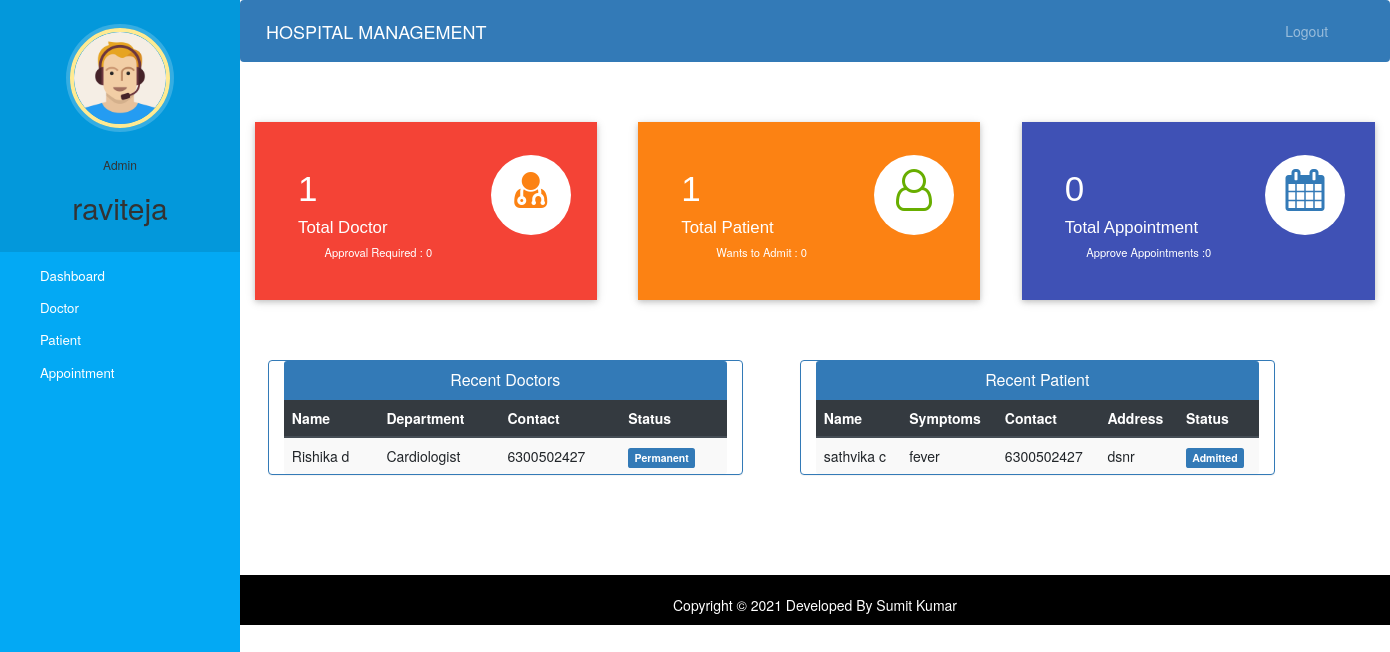
Page /admin-dashboard (signed in) on the committed database.
### hospital/models.py (models this page shows, shortened)
class Doctor(models.Model):
    user=models.OneToOneField(User,on_delete=models.CASCADE)
    profile_pic= models.ImageField(upload_to='profile_pic/DoctorProfilePic/',null=True,blank=True)
    address = models.CharField(max_length=40)
    mobile = models.CharField(max_length=20,null=True)
    department= models.CharField(max_length=50,choices=departments,default='Cardiologist')
    status=models.BooleanField(default=False)
    @property
    def get_name(self):
        return self.user.first_name+" "+self.user.last_name

class Patient(models.Model):
    user=models.OneToOneField(User,on_delete=models.CASCADE)
    profile_pic= models.ImageField(upload_to='profile_pic/PatientProfilePic/',null=True,blank=True)
    address = models.CharField(max_length=40)
    mobile = models.CharField(max_length=20,null=False)
    symptoms = models.CharField(max_length=100,null=False)
    assignedDoctorId = models.PositiveIntegerField(null=True)
    admitDate=models.DateField(auto_now=True)
    status=models.BooleanField(default=False)
    qrcode_image=models.ImageField(upload_to='QrCodes/PatientQr/',null=True,blank=True)
    @property
    def get_name(self):
        return self.user.first_name+" "+self.user.last_name

### hospital/views.py (the view)
# urls.py: path('admin-dashboard', views.admin_dashboard_view,name='admin-dashboard'),
@login_required(login_url='adminlogin')
@user_passes_test(is_admin)
def admin_dashboard_view(request):
    doctors=models.Doctor.objects.all().order_by('-id')
    patients=models.Patient.objects.all().order_by('-id')
    doctorcount=models.Doctor.objects.all().filter(status=True).count()
    pendingdoctorcount=models.Doctor.objects.all().filter(status=False).count()
    patientcount=models.Patient.objects.all().filter(status=True).count()
    pendingpatientcount=models.Patient.objects.all().filter(status=False).count()
    appointmentcount=models.Appointment.objects.all().filter(status=True).count()
    pendingappointmentcount=models.Appointment.objects.all().filter(status=False).count()
    mydict={
    'doctors':doctors,
    'patients':patients,
    'doctorcount':doctorcount,
    'pendingdoctorcount':pendingdoctorcount,
    'patientcount':patientcount,
    'pendingpatientcount':pendingpatientcount,
    'appointmentcount':appointmentcount,
    'pendingappointmentcount':pendingappointmentcount,
    }
    return render(request,'hospital/admin_dashboard.html',context=mydict)

### hospital/views.py (called while the page is built)
def is_admin(user):
    return user.groups.filter(name='ADMIN').exists()

### templates/hospital/admin_dashboard.html
{% extends 'hospital/admin_base.html' %}
{% load static %}
{% block content %}
{%include 'hospital/admin_dashboard_cards.html'%}
<br><br><br>
<div class="container">
  <div class="row">
    <div class="panel panel-primary col-md-5" style="margin-left:2%;">
      <div class="panel-heading" style="text-align:center;">
        <h6 class="panel-title">Recent Doctors</h6>
      </div>
      <table class="table table-hover table-striped" id="dev-table">
        <thead class="thead-dark">
          <tr>
            <th>Name</th>
            <th>Department</th>
            <th>Contact</th>
            <th>Status</th>
          </tr>
        </thead>
        {% for d in doctors %}
        <tr>
          <td> {{d.get_name}}</td>
          <td>{{d.department}}</td>
          <td>{{d.mobile}}</td>
          {%if d.status%}
          <td> <span class="label label-primary">Permanent</span></td>
          {% else %}
          <td> <span class="label label-success">On Hold</span></td>
          {% endif %}
        </tr>
        {% endfor %}
      </table>
    </div>
    <div class="panel panel-primary col-md-5" style="margin-left:5%;">
      <div class="panel-heading" style="text-align:center;">
        <h6 class="panel-title">Recent Patient</h6>
      </div>
      <table class="table table-hover table-striped" id="dev-table">
        <thead class="thead-dark">
          <tr>
            <th>Name</th>
            <th>Symptoms</th>
            <th>Contact</th>
            <th>Address</th>
            <th>Status</th>
          </tr>
        </thead>
        {% for p in patients %}
        <tr>
          <td> {{p.get_name}}</td>
          <td>{{p.symptoms}}</td>
          <td>{{p.mobile}}</td>
          <td>{{p.address}}</td>
          {%if p.status%}
          <td> <span class="label label-primary">Admitted</span></td>
          {% else %}
          <td> <span class="label label-success">On Hold</span></td>
          {% endif %}
        </tr>
        {% endfor %}
      </table>
    </div>
  </div>
</div>
{% endblock content %}

### templates/hospital/admin_base.html (shortened to what this page needs)
<!DOCTYPE html>
{% load static %}
<html lang="en">
<head>
  <link rel="stylesheet" href="https://stackpath.bootstrapcdn.com/bootstrap/4.3.1/css/bootstrap.min.css">
  <link rel="stylesheet" href="https://maxcdn.bootstrapcdn.com/font-awesome/4.7.0/css/font-awesome.min.css">
  <link rel="stylesheet" href="{% static '/style.css' %}">
</head>
<body>
  <nav class="menu" tabindex="0">
    <header class="avatar">
      <img src="{% static "images/adminpropic.png" %}" />
      <br><br>
      <h6>Admin</h6>
      <h2>{{request.user.first_name}}</h2>
    </header>
    <ul>
      <li tabindex="0" class="icon-dashboard"> <a style="color:white; text-decoration:none;" href="/admin-dashboard"><span>Dashboard</span></a> </li>
      <li tabindex="0" class="icon-customers"> <a style="color:white; text-decoration:none;" href="/admin-doctor"><span>Doctor</span></a></li>
      <li tabindex="0" class="icon-users"> <a style="color:white; text-decoration:none;" href="/admin-patient"><span>Patient</span></a></li>
      <li tabindex="0" class="icon-calendar"> <a style="color:white; text-decoration:none;" href="/admin-appointment"><span>Appointment</span></a></li>
    </ul>
  </nav>
  <main>
    <div class="bs-example">
      <nav class="navbar navbar-expand-md  navbar-dark fixed-top" style="background:#337AB7;">
        <a href="/admin-dashboard" class="navbar-brand">HOSPITAL MANAGEMENT</a>
        <div class="collapse navbar-collapse justify-content-between" id="navbarCollapse">
          <div class="navbar-nav" style=" margin-left: 90%;">
            <a href="/logout" class="nav-item nav-link">Logout</a>
          </div>
        </div>
      </nav>
    </div>
    <br><br>
    {% block content %}
    {% endblock content %}
    <br><br><br><br>
    <footer>
      <br>
      <div class="container">
        <div class="row">
          <div class="col-md-12 col-sm-12">
            <div style="color:#ffffff;" class="wow fadeInUp footer-copyright">
              <p>
                Copyright &copy; 2021 Developed By Sumit Kumar </p>
            </div>
          </div>
        </div>
      </div>
    </footer>
  </main>
</body>
</html>

### templates/hospital/admin_dashboard_cards.html (shortened to what this page needs)
<!DOCTYPE html>
<html lang="en" dir="ltr">
<head>
  <link rel="stylesheet" href="https://maxcdn.bootstrapcdn.com/bootstrap/3.4.1/css/bootstrap.min.css">
  <link rel="stylesheet" href="https://cdnjs.cloudflare.com/ajax/libs/font-awesome/4.7.0/css/font-awesome.min.css">
</head>
<body>
  <div class="market-updates">
    <div class="col-md-4 market-update-gd">
      <div class="market-update-block clr-block-1">
        <div class="col-md-8 market-update-left">
          <h3>{{doctorcount}}</h3>
          <h4>Total Doctor</h4>
          <p>Approval Required : {{pendingdoctorcount}}</p>
        </div>
        <div class="col-md-4 market-update-right">
          <i class="fa fa-user-md"></i>
        </div>
        <div class="clearfix"> </div>
      </div>
    </div>
    <div class="col-md-4 market-update-gd">
      <div class="market-update-block clr-block-2">
        <div class="col-md-8 market-update-left">
          <h3>{{patientcount}}</h3>
          <h4>Total Patient</h4>
          <p>Wants to Admit : {{pendingpatientcount}}</p>
        </div>
        <div class="col-md-4 market-update-right">
          <i class="fa fa-user-o"></i>
        </div>
        <div class="clearfix"> </div>
      </div>
    </div>
    <div class="col-md-4 market-update-gd">
      <div class="market-update-block clr-block-3">
        <div class="col-md-8 market-update-left">
          <h3>{{appointmentcount}}</h3>
          <h4>Total Appointment</h4>
          <p>Approve Appointments :{{pendingappointmentcount}} </p>
        </div>
        <div class="col-md-4 market-update-right">
          <i class="fa fa-calendar"> </i>
        </div>
        <div class="clearfix"> </div>
      </div>
    </div>
  </div>
</body>
</html>

### static/style.css (style rules this page uses)
body { padding-left: 240px; }
main { position: relative; height: 100vh; }
.menu { background: #5bc995; height: 100vh; width: 240px; position: fixed; top: 0px; left: 0; z-index: 5; outline: none; }
.menu .avatar { background: rgba(0, 0, 0, 0.1); padding: 2em 0.5em; text-align: center; }
.menu .avatar img { width: 100px; border-radius: 50%; overflow: hidden; border: 4px solid #ffea92; box-shadow: 0 0 0 4px rgba(255, 255, 255, 0.2); }
.menu .avatar h2 { font-weight: normal; margin-bottom: 0; }
.menu ul { list-style: none; padding: 0.5em 0; margin: 0; }
.menu ul li { padding: 0.5em 1em 0.5em 3em; font-size: 0.95em; font-weight: regular; background-repeat: no-repeat; background-position: left 15px center; background-size: auto 20px; transition: all 0.15s linear; cursor: pointer; }
.menu ul li.icon-dashboard { background-image: url("http://www.entypo.com/images//gauge.svg"); }
.menu ul li.icon-customers { background-image: url("http://www.entypo.com/images//briefcase.svg"); }
.menu ul li.icon-users { background-image: url("http://www.entypo.com/images//users.svg"); }
.menu ul li.icon-calendar { background-image: url("http://www.entypo.com/images//calendar.svg"); }

### templates/hospital/admin_base.html (style rules this page uses)
a:link { text-decoration: none; }
a { color: white; }
footer { padding: 0px 0px 0px 0px; background-color: black; margin: 0px; }
.fa { font-size: 23px; width: 60px; text-align: center; text-decoration: none; margin: 5px 2px; border-radius: 50%; }
p { text-align: center; }
body { padding-left: 240px; }
main { position: relative; height: 100vh; }
.menu { background: #03a9f4; height: 100vh; width: 240px; position: fixed; top: 0px; left: 0; z-index: 5; outline: none; }
.menu .avatar { background: rgba(0, 0, 0, 0.1); padding: 2em 0.5em; text-align: center; }
.menu .avatar img { width: 100px; border-radius: 50%; overflow: hidden; border: 4px solid #ffea92; box-shadow: 0 0 0 4px rgba(255, 255, 255, 0.2); }
.menu .avatar h2 { font-weight: normal; margin-bottom: 0; }
.menu ul { list-style: none; padding: 0.5em 0; margin: 0; }
.menu ul li { padding: 0.5em 1em 0.5em 3em; font-size: 0.95em; font-weight: regular; background-repeat: no-repeat; background-position: left 15px center; background-size: auto 20px; transition: all 0.15s linear; cursor: pointer; }
.menu ul li.icon-dashboard { background-image: url("http://www.entypo.com/images//gauge.svg"); }
.menu ul li.icon-customers { background-image: url("http://www.entypo.com/images//briefcase.svg"); }
.menu ul li.icon-users { background-image: url("http://www.entypo.com/images//users.svg"); }
.menu ul li.icon-calendar { background-image: url("http://www.entypo.com/images//calendar.svg"); }

### rows in the picture
Doctor: get_name "Rishika d", department "Cardiologist", mobile "6300502427", status "Permanent"
Patient: get_name "sathvika c", symptoms "fever", mobile "6300502427", address "dsnr", status "Admitted"

### other values in the picture
{{ request.user.first_name }} "raviteja"
{{ doctorcount }} "1"
{{ pendingdoctorcount }} "0"
{{ patientcount }} "1"
{{ pendingpatientcount }} "0"
{{ appointmentcount }} "0"
{{ pendingappointmentcount }} "0"
